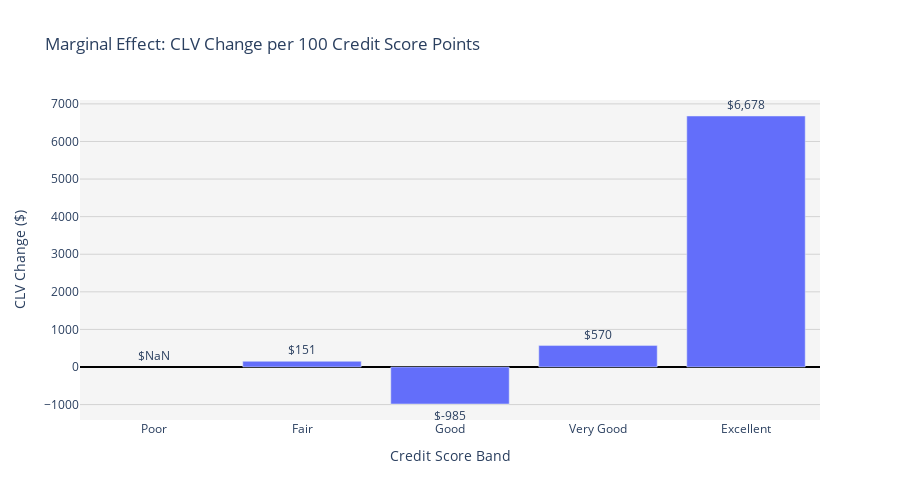

The cell this chart's notebook holds for it:
### Markdown cell above
### Credit Score Marginal Effects

### Code cell
credit_score_marginal_effects_query = "SELECT * FROM gold.analytics_credit_score_impact_analysis ORDER BY avg_credit_score"
credit_score_marginal_effects_df = fetch_data(credit_score_marginal_effects_query)

hover_text = [
    f"<b>{band}</b><br>CLV Change: ${value:,.2f} per 100 pts"
    for band, value in zip(
        credit_score_marginal_effects_df['credit_score_band'],
        credit_score_marginal_effects_df['clv_change_per_100_credit_points']
    )
]

fig = go.Figure()

# Marginal CLV effect
fig.add_trace(go.Bar(
    name='CLV Change per 100 pts',
    x=credit_score_marginal_effects_df['credit_score_band'],
    y=credit_score_marginal_effects_df['clv_change_per_100_credit_points'],
    marker_color='#636EFA',
    text=credit_score_marginal_effects_df['clv_change_per_100_credit_points'],
    texttemplate='$%{text:,.0f}',
    textposition='outside',
    hovertext=hover_text,
     hoverinfo="text"
))

fig.update_layout(
    title="Marginal Effect: CLV Change per 100 Credit Score Points",
    xaxis_title="Credit Score Band",
    yaxis_title="CLV Change ($)",
    height=500,
    plot_bgcolor='rgba(245,245,245,1)',
    yaxis=dict(showgrid=True, gridcolor='lightgray', zeroline=True, zerolinecolor='black')
)
fig.show()

### Figure 1 — Plotly figure (JSON) as saved in the notebook; plotly's stock layout.template omitted (floating-point values rounded to 4 significant figures)
{"data": [{"hoverinfo": "text", "hovertext": ["<b>Poor</b><br>CLV Change: $nan per 100 pts", "<b>Fair</b><br>CLV Change: $150.55 per 100 pts", "<b>Good</b><br>CLV Change: $-984.55 per 100 pts", "<b>Very Good</b><br>CLV Change: $570.43 per 100 pts", "<b>Excellent</b><br>CLV Change: $6,677.59 per 100 pts"], "marker": {"color": "#636EFA"}, "name": "CLV Change per 100 pts", "text": [NaN, 150.6, -984.5, 570.4, 6678.0], "textposition": "outside", "texttemplate": "$%{text:,.0f}", "type": "bar", "x": ["Poor", "Fair", "Good", "Very Good", "Excellent"], "y": [NaN, 150.6, -984.5, 570.4, 6678.0]}], "layout": {"height": 500, "plot_bgcolor": "rgba(245,245,245,1)", "title": {"text": "Marginal Effect: CLV Change per 100 Credit Score Points"}, "xaxis": {"title": {"text": "Credit Score Band"}}, "yaxis": {"gridcolor": "lightgray", "showgrid": true, "title": {"text": "CLV Change ($)"}, "zeroline": true, "zerolinecolor": "black"}}}
